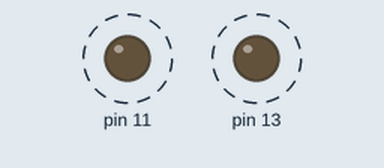
Bench run of a sketch on a simulated Arduino Uno, built with avr-gcc and run on an emulated ATmega328P. On the bench: output pins drawn as LEDs (lit = HIGH). Dashed ring = blinking.

Above: at 0.05 s.
Timing chart, 0 to 3.4 s (numbered marks = the images above):
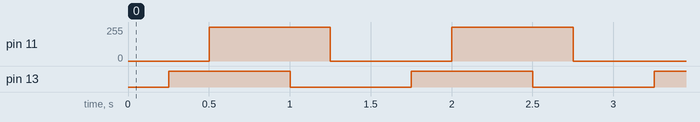

Measured:
- by itself, pin 11: alternates 255/255 for 0.75 s and 0/255 for 0.75 s
- by itself, pin 13: alternates HIGH for 0.75 s and LOW for 0.75 s

The sketch:

fade_without_delay.ino
```cpp
// (licence header left out)
#include <RBD_Timer.h> // https://github.com/alextaujenis/RBD_Timer
#include <RBD_Light.h> // https://github.com/alextaujenis/RBD_Light

RBD::Light light11(11);
RBD::Light light13(13);

void setup() {
  light11.fade(500,250,500,250);
  light13.fade(500,250,500,250);
}

void loop() {
  light11.update();
  light13.update();
}
```
